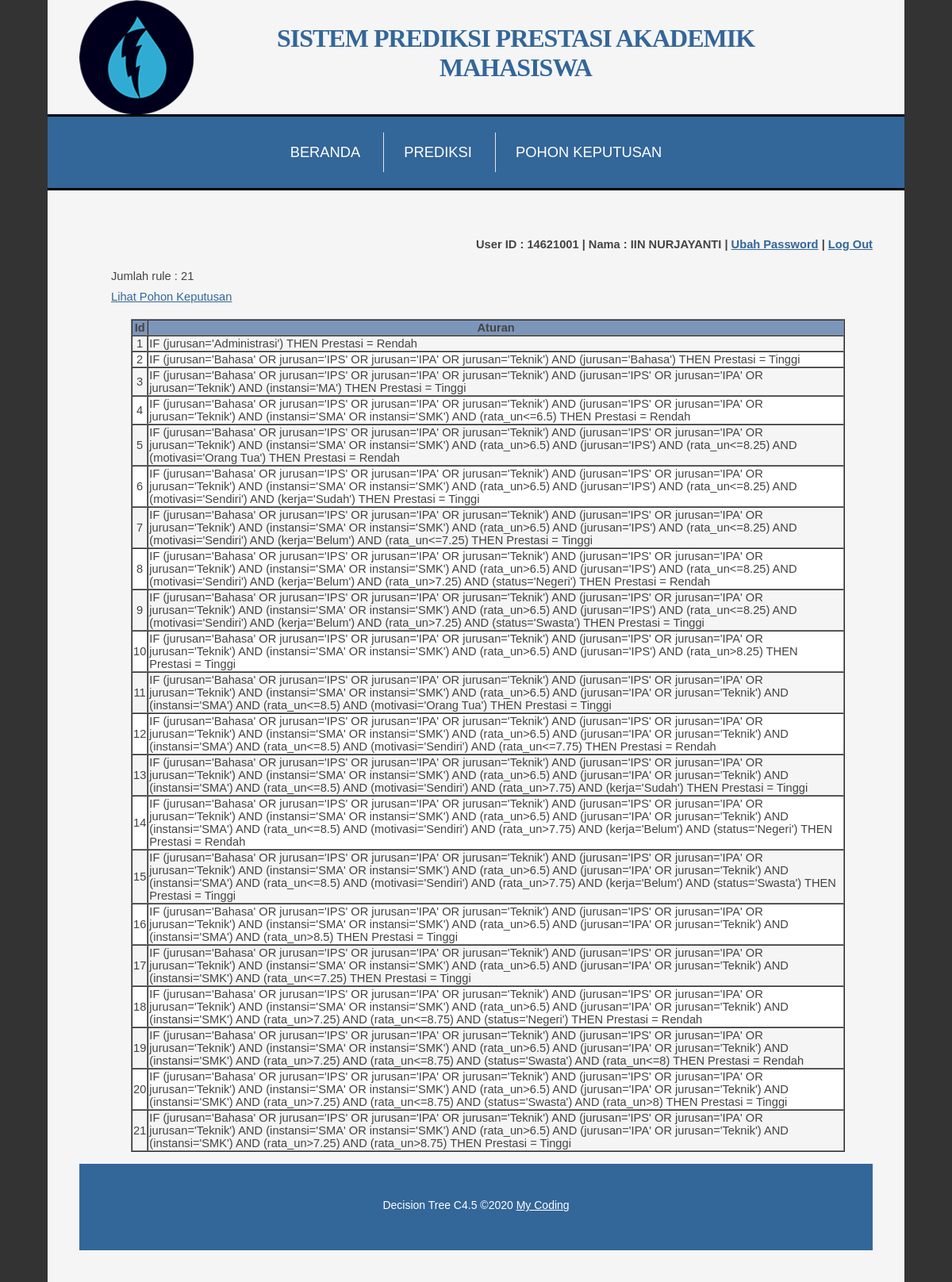
Screenshot of /index.php?menu=tree (signed in) with the database file from the repository.
### tables this page shows
CREATE TABLE `pohon_keputusan` (
  `id` int(11) NOT NULL,
  `parent` text DEFAULT NULL,
  `akar` text DEFAULT NULL,
  `keputusan` varchar(10) DEFAULT NULL
);

### tree.php (the view, shortened to what this page needs)
<?php
	$query=mysql_query("select * from pohon_keputusan order by(id)");
	$jumlah=mysql_num_rows($query);
	if($jumlah==0){
		echo "<center><h3> Pohon keputusan belum terbentuk...</h3></center>";
	}else{
		echo "Jumlah rule : ".$jumlah."<br>";
		if($_SESSION['lvl']=='0'){
	?>
			<p>Opsi:
				<a href="?menu=tree&act=delete" onClick="return confirm('Anda yakin akan hapus pohon keputusan?')">Hapus Pohon Keputusan</a> |
				<a href="?menu=pohon_tree" >Lihat Pohon Keputusan</a> |
				<a href="?menu=uji_rule" >Uji Rule</a>
			</p>
		<?php
		}else if($_SESSION['lvl']=='1'){
			echo "<a href=\"?menu=pohon_tree\" >Lihat Pohon Keputusan</a>";
		}
		?>
		<table bgcolor='#7c96ba' border='1' cellspacing='0' cellspading='0' align='center' width=900>
			<tr align='center'>
				<th>Id</th><th>Aturan</th>
			</tr>
		<?php
			$warna1 = '#ffffff';
			$warna2 = '#f5f5f5';
			$warna  = $warna1;
			while($row=mysql_fetch_array($query)){
				if($warna == $warna1){
					$warna = $warna2;
				} else {
					$warna = $warna1;
				}
			?>
				<tr bgcolor=<?php echo $warna; ?> >
					<td align='center'><?php echo $row['id'];?></td>
					<td><?php
						echo "IF ";
						if($row['parent']!=''){
							echo $row['parent']." AND ";
						}
						echo $row['akar']." THEN Prestasi = ".$row['keputusan'];?>
					</td>
				</tr>
			<?php
			}
			?>
		</table>
	<?php
	}
	?>

### index.php (shortened to what this page needs)
<!DOCTYPE html PUBLIC "-//W3C//DTD XHTML 1.0 Strict//EN" "http://www.w3.org/TR/xhtml1/DTD/xhtml1-strict.dtd">
<html xmlns="http://www.w3.org/1999/xhtml">
<head>
	<link href="font-google.css" rel="stylesheet" type="text/css"  media="all"/>
	<link href="css/default.css" rel="stylesheet" type="text/css" media="all" />
</head>
<body>
	<div id="header">
		<div id="logo">
			<img src="images/logo.png"/>
		</div>
		<div id="logo-name">
			<h1><a href="index.php">SISTEM PREDIKSI PRESTASI AKADEMIK MAHASISWA</a></h1>
		</div>
	</div>
	<div id="menu">
		<ul>
			<?php
				$level=$_SESSION['lvl'];
				if($level=='0'){
					echo "<li class='first'><a href='index.php?menu=home' accesskey='1' title='Beranda'>Beranda</a></li>
							<li><a href='?menu=data' accesskey='1' title='Data Training'>Data Training</a></li>
							<li><a href='?menu=mining' accesskey='2' title='Proses Pembentukan Tree'>Mining</a></li>
							<li><a href='?menu=tree' accesskey='3' title='Rule Pohon Keputusan'>Pohon Keputusan</a></li>
							<li><a href='?menu=hasil' accesskey='4' title='Hasil Prediksi'>Hasil Prediksi</a></li>
							<li><a href='?menu=user' accesskey='5' title='Data User'>Data User</a></li>";
				}
				else{
					echo "<li class='first'><a href='?menu=home' accesskey='1' title='Beranda'>Beranda</a></li>
							<li><a href='?menu=prediksi' accesskey='prediksi' title='Prediksi Prestasi'>Prediksi</a></li>
							<li><a href='?menu=tree' accesskey='tree' title='Rule Pohon Keputusan'>Pohon Keputusan</a></li>";
				}
			?>
		</ul>
	</div>
	<div id="wrapper" class="container">
		<h4 align="right">
			<?php echo "User ID : ".$_SESSION['usr']." | Nama : ".$_SESSION['nama']." | "; ?>
			<a href='?menu=ubah_password' accesskey='5' title='Change password' >Ubah Password</a> |
			<a href='logout.php' accesskey='5' title='Log Out' onClick="return confirm('Anda yakin akan keluar?')">Log Out</a>
		</h4>
		<div id="page">
			<div id="content">
				<div id="box1">
					<p>
						<?php
						if (isset($_GET['menu'])) {
							$kode=$_GET['menu'];
							if($kode=='home'){
								echo "<center><strong>
									<h2>SISTEM PREDIKSI PRESTASI AKADEMIK MAHASISWA MENGGUNAKAN METODE DECISION TREE C4.5</h2><br/>
									<img src='images/university.png' width='350' height='auto'/><br>
									Aplikasi ini akan menghasilkan informasi perkiraan prestasi akademik mahasiswa baru dari data training yang digunakan adalah data nilai UN, Jurusan, Status pekerjaan, Motivasi dan Prestasi sekolah.
									<br>
									Hasil analisa dikelompokkan menjasi kelas tinggi (predikasi berprestasi tinggi) dan kelas rendah (predikasi berprestasi rendah).
									</strong></center>";
							}
							else if ($kode=='data'){
								include 'data_training.php';
							}
							else if($kode=='mining'){
								include 'mining.php';
							}
							else if($kode=='tree'){
								include 'tree.php';
							}
						}
						?>
					</p>
				</div>
			</div>
		</div>
		<div id="footer">
			<p>Decision Tree C4.5 &copy;2020 <a href="http://www.mycoding.net">My Coding</a></p>
		</div>
	</div>
</body>
</html>

### css/default.css (style rules this page uses)
html, body { height: 100%; }
body { margin: 0px; padding: 0px; background-color: #333333; font-family: 'Archivo Narrow', sans-serif; font-size: 11pt; color: #444; }
h1, h2, h3 { margin: 0; padding: 0; font-family: 'Archivo Narrow', sans-serif; font-weight: 200; color: #464646; }
p, ol, ul { margin-top: 0px; }
p { line-height: 180%; }
a { color: #336699; }
#wrapper { overflow: hidden; width: 1000px; padding: 40px; background: #f5f5f5; }
.container { margin: 0px auto; }
#header { overflow: hidden; background: #f5f5f5; width: 1000px; padding: 0px 40px 0px 40px; margin: 0px auto; border-bottom: 3px solid #000; }
#logo-name { overflow: hidden; width: 700px; display:inline; float:left; }
#logo { overflow: hidden; width:200px; float:left; display:inline; }
#logo img { display: block; position : relative; top: 0px; left: 0px; }
#logo-name h1, #logo-name p { display: block; margin: 30px; line-height: normal; text-align: center; text-transform: uppercase; }
#logo-name h1 a { display: block; font:bold 20px arial black; padding: 0px 0px 0px 0px; letter-spacing: -1px; text-decoration: none; font-size: 32px; font-weight: 500px; color: #336699; }
#menu { overflow: hidden; border-bottom: 3px solid #000; background: #336699; width: 1080px; padding: 0px; margin: 0px auto; }
#menu ul { margin: 20px 0px; padding: 0px; list-style: none; line-height: normal; text-align: center; }
#menu li { display: inline-block; padding: 0px 25px; border-left: 1px solid #E3E3E3; }
#menu a { display: block; height: 50px; line-height: 50px; text-decoration: none; text-transform: uppercase; font-family: 'Archivo Narrow', sans-serif; font-size: 1.25em !important; color: #ffffff; }
#menu .first { border-left: none; }
#page { overflow: hidden; padding: 0px 40px; }
#content { float: left; width: 950px; }
#footer { overflow: hidden; background: #336699; padding: 40px 0px 30px 0px; color: #ffffff; }
#footer p { text-align: center; font-size: 14px; color:#ffffff; }
#footer a { color: #ffffff; }

### rows the page displays
pohon_keputusan: id "1", akar "(jurusan='Administrasi')", keputusan "Rendah"
pohon_keputusan: id "2", parent "(jurusan='Bahasa' OR jurusan='IPS' OR jurusan='IPA' OR jurusan='Teknik')", akar "(jurusan='Bahasa')", keputusan "Tinggi"
pohon_keputusan: id "3", parent "(jurusan='Bahasa' OR jurusan='IPS' OR jurusan='IPA' OR jurusan='Teknik') AND (jurusan='IPS' OR jurusan='IPA' OR jurusan='Teknik')", akar "(instansi='MA')", keputusan "Tinggi"
pohon_keputusan: id "4", parent "(jurusan='Bahasa' OR jurusan='IPS' OR jurusan='IPA' OR jurusan='Teknik') AND (jurusan='IPS' OR jurusan='IPA' OR jurusan='Teknik') AND (instansi='SMA' OR instansi='SMK')", akar "(rata_un<=6.5)", keputusan "Rendah"
pohon_keputusan: id "5", parent "(jurusan='Bahasa' OR jurusan='IPS' OR jurusan='IPA' OR jurusan='Teknik') AND (jurusan='IPS' OR jurusan='IPA' OR jurusan='Teknik') AND (instansi='SMA' OR instansi='SMK') AND (rata_un>6.5) AND (jurusan='IPS') AND (rata_un<=8.25)", akar "(motivasi='Orang Tua')", keputusan "Rendah"
pohon_keputusan: id "6", parent "(jurusan='Bahasa' OR jurusan='IPS' OR jurusan='IPA' OR jurusan='Teknik') AND (jurusan='IPS' OR jurusan='IPA' OR jurusan='Teknik') AND (instansi='SMA' OR instansi='SMK') AND (rata_un>6.5) AND (jurusan='IPS') AND (rata_un<=8.25) AND (motivasi='Sendiri')", akar "(kerja='Sudah')", keputusan "Tinggi"
pohon_keputusan: id "7", parent "(jurusan='Bahasa' OR jurusan='IPS' OR jurusan='IPA' OR jurusan='Teknik') AND (jurusan='IPS' OR jurusan='IPA' OR jurusan='Teknik') AND (instansi='SMA' OR instansi='SMK') AND (rata_un>6.5) AND (jurusan='IPS') AND (rata_un<=8.25) AND (motivasi='Sendiri') AND (kerja='Belum')", akar "(rata_un<=7.25)", keputusan "Tinggi"
pohon_keputusan: id "8", parent "(jurusan='Bahasa' OR jurusan='IPS' OR jurusan='IPA' OR jurusan='Teknik') AND (jurusan='IPS' OR jurusan='IPA' OR jurusan='Teknik') AND (instansi='SMA' OR instansi='SMK') AND (rata_un>6.5) AND (jurusan='IPS') AND (rata_un<=8.25) AND (motivasi='Sendiri') AND (kerja='Belum') AND (rata_un>7.25)", akar "(status='Negeri')", keputusan "Rendah"
pohon_keputusan: id "9", parent "(jurusan='Bahasa' OR jurusan='IPS' OR jurusan='IPA' OR jurusan='Teknik') AND (jurusan='IPS' OR jurusan='IPA' OR jurusan='Teknik') AND (instansi='SMA' OR instansi='SMK') AND (rata_un>6.5) AND (jurusan='IPS') AND (rata_un<=8.25) AND (motivasi='Sendiri') AND (kerja='Belum') AND (rata_un>7.25)", akar "(status='Swasta')", keputusan "Tinggi"
pohon_keputusan: id "10", parent "(jurusan='Bahasa' OR jurusan='IPS' OR jurusan='IPA' OR jurusan='Teknik') AND (jurusan='IPS' OR jurusan='IPA' OR jurusan='Teknik') AND (instansi='SMA' OR instansi='SMK') AND (rata_un>6.5) AND (jurusan='IPS')", akar "(rata_un>8.25)", keputusan "Tinggi"
pohon_keputusan: id "11", parent "(jurusan='Bahasa' OR jurusan='IPS' OR jurusan='IPA' OR jurusan='Teknik') AND (jurusan='IPS' OR jurusan='IPA' OR jurusan='Teknik') AND (instansi='SMA' OR instansi='SMK') AND (rata_un>6.5) AND (jurusan='IPA' OR jurusan='Teknik') AND (instansi='SMA') AND (rata_un<=8.5)", akar "(motivasi='Orang Tua')", keputusan "Tinggi"
pohon_keputusan: id "12", parent "(jurusan='Bahasa' OR jurusan='IPS' OR jurusan='IPA' OR jurusan='Teknik') AND (jurusan='IPS' OR jurusan='IPA' OR jurusan='Teknik') AND (instansi='SMA' OR instansi='SMK') AND (rata_un>6.5) AND (jurusan='IPA' OR jurusan='Teknik') AND (instansi='SMA') AND (rata_un<=8.5) AND (motivasi='Sendiri')", akar "(rata_un<=7.75)", keputusan "Rendah"
pohon_keputusan: id "13", parent "(jurusan='Bahasa' OR jurusan='IPS' OR jurusan='IPA' OR jurusan='Teknik') AND (jurusan='IPS' OR jurusan='IPA' OR jurusan='Teknik') AND (instansi='SMA' OR instansi='SMK') AND (rata_un>6.5) AND (jurusan='IPA' OR jurusan='Teknik') AND (instansi='SMA') AND (rata_un<=8.5) AND (motivasi='Sendiri') AND (rata_un>7.75)", akar "(kerja='Sudah')", keputusan "Tinggi"
pohon_keputusan: id "14", parent "(jurusan='Bahasa' OR jurusan='IPS' OR jurusan='IPA' OR jurusan='Teknik') AND (jurusan='IPS' OR jurusan='IPA' OR jurusan='Teknik') AND (instansi='SMA' OR instansi='SMK') AND (rata_un>6.5) AND (jurusan='IPA' OR jurusan='Teknik') AND (instansi='SMA') AND (rata_un<=8.5) AND (motivasi='Sendiri') AND (rata_un>7.75) AND (kerja='Belum')", akar "(status='Negeri')", keputusan "Rendah"
pohon_keputusan: id "15", parent "(jurusan='Bahasa' OR jurusan='IPS' OR jurusan='IPA' OR jurusan='Teknik') AND (jurusan='IPS' OR jurusan='IPA' OR jurusan='Teknik') AND (instansi='SMA' OR instansi='SMK') AND (rata_un>6.5) AND (jurusan='IPA' OR jurusan='Teknik') AND (instansi='SMA') AND (rata_un<=8.5) AND (motivasi='Sendiri') AND (rata_un>7.75) AND (kerja='Belum')", akar "(status='Swasta')", keputusan "Tinggi"
pohon_keputusan: id "16", parent "(jurusan='Bahasa' OR jurusan='IPS' OR jurusan='IPA' OR jurusan='Teknik') AND (jurusan='IPS' OR jurusan='IPA' OR jurusan='Teknik') AND (instansi='SMA' OR instansi='SMK') AND (rata_un>6.5) AND (jurusan='IPA' OR jurusan='Teknik') AND (instansi='SMA')", akar "(rata_un>8.5)", keputusan "Tinggi"
pohon_keputusan: id "17", parent "(jurusan='Bahasa' OR jurusan='IPS' OR jurusan='IPA' OR jurusan='Teknik') AND (jurusan='IPS' OR jurusan='IPA' OR jurusan='Teknik') AND (instansi='SMA' OR instansi='SMK') AND (rata_un>6.5) AND (jurusan='IPA' OR jurusan='Teknik') AND (instansi='SMK')", akar "(rata_un<=7.25)", keputusan "Tinggi"
pohon_keputusan: id "18", parent "(jurusan='Bahasa' OR jurusan='IPS' OR jurusan='IPA' OR jurusan='Teknik') AND (jurusan='IPS' OR jurusan='IPA' OR jurusan='Teknik') AND (instansi='SMA' OR instansi='SMK') AND (rata_un>6.5) AND (jurusan='IPA' OR jurusan='Teknik') AND (instansi='SMK') AND (rata_un>7.25) AND (rata_un<=8.75)", akar "(status='Negeri')", keputusan "Rendah"
pohon_keputusan: id "19", parent "(jurusan='Bahasa' OR jurusan='IPS' OR jurusan='IPA' OR jurusan='Teknik') AND (jurusan='IPS' OR jurusan='IPA' OR jurusan='Teknik') AND (instansi='SMA' OR instansi='SMK') AND (rata_un>6.5) AND (jurusan='IPA' OR jurusan='Teknik') AND (instansi='SMK') AND (rata_un>7.25) AND (rata_un<=8.75) AND (status='Swasta')", akar "(rata_un<=8)", keputusan "Rendah"
pohon_keputusan: id "20", parent "(jurusan='Bahasa' OR jurusan='IPS' OR jurusan='IPA' OR jurusan='Teknik') AND (jurusan='IPS' OR jurusan='IPA' OR jurusan='Teknik') AND (instansi='SMA' OR instansi='SMK') AND (rata_un>6.5) AND (jurusan='IPA' OR jurusan='Teknik') AND (instansi='SMK') AND (rata_un>7.25) AND (rata_un<=8.75) AND (status='Swasta')", akar "(rata_un>8)", keputusan "Tinggi"
pohon_keputusan: id "21", parent "(jurusan='Bahasa' OR jurusan='IPS' OR jurusan='IPA' OR jurusan='Teknik') AND (jurusan='IPS' OR jurusan='IPA' OR jurusan='Teknik') AND (instansi='SMA' OR instansi='SMK') AND (rata_un>6.5) AND (jurusan='IPA' OR jurusan='Teknik') AND (instansi='SMK') AND (rata_un>7.25)", akar "(rata_un>8.75)", keputusan "Tinggi"

### other values shown
$_SESSION['usr'] "14621001"
$_SESSION['nama'] "IIN NURJAYANTI"
$jumlah "21"
